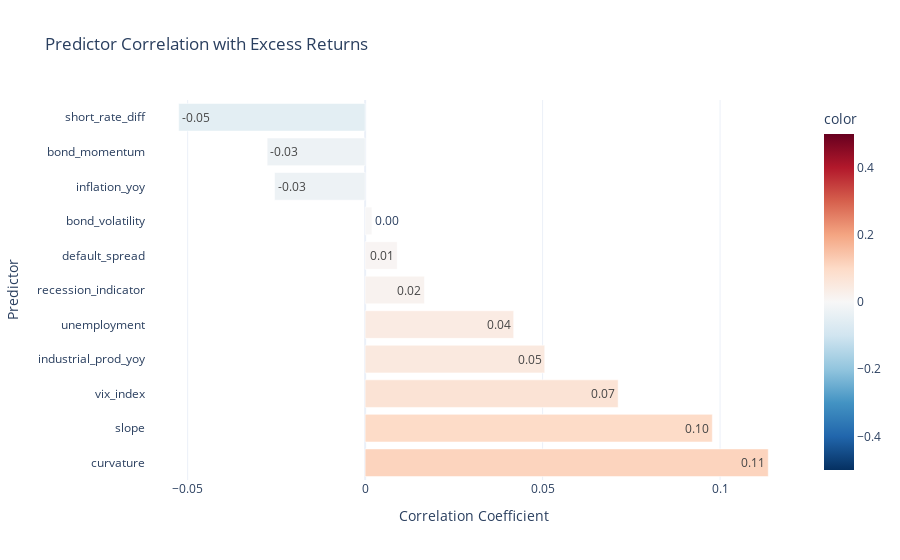

The cell this chart's notebook holds for it:
### Code cell
target_corr = corr_matrix['excess_return'].drop('excess_return').sort_values(ascending=False)

fig_bar = px.bar(
    target_corr, 
    orientation='h',
    text_auto=".2f",
    title="Predictor Correlation with Excess Returns",
    labels={'value': 'Correlation Coefficient', 'index': 'Predictor'},
    color=target_corr,
    color_continuous_scale='RdBu_r',
    range_color=[-0.5, 0.5], template='plotly_white'
)
fig_bar.show()

### Figure 1 — Plotly figure (JSON) as saved in the notebook; plotly's stock layout.template omitted (floating-point values rounded to 4 significant figures)
{"data": [{"alignmentgroup": "True", "hovertemplate": "Correlation Coefficient=%{x}<br>Predictor=%{y}<br>color=%{marker.color}<extra></extra>", "legendgroup": "", "marker": {"color": [0.1136, 0.09781, 0.07128, 0.0506, 0.04185, 0.0167, 0.009032, 0.001892, -0.02551, -0.0276, -0.05252], "coloraxis": "coloraxis", "pattern": {"shape": ""}}, "name": "", "offsetgroup": "", "orientation": "h", "showlegend": false, "textposition": "auto", "texttemplate": "%{x:.2f}", "type": "bar", "x": [0.1136, 0.09781, 0.07128, 0.0506, 0.04185, 0.0167, 0.009032, 0.001892, -0.02551, -0.0276, -0.05252], "xaxis": "x", "y": ["curvature", "slope", "vix_index", "industrial_prod_yoy", "unemployment", "recession_indicator", "default_spread", "bond_volatility", "inflation_yoy", "bond_momentum", "short_rate_diff"], "yaxis": "y"}], "layout": {"barmode": "relative", "coloraxis": {"cmax": 0.5, "cmin": -0.5, "colorbar": {"title": {"text": "color"}}, "colorscale": [[0, "rgb(5,48,97)"], [0.1, "rgb(33,102,172)"], [0.2, "rgb(67,147,195)"], [0.3, "rgb(146,197,222)"], [0.4, "rgb(209,229,240)"], [0.5, "rgb(247,247,247)"], [0.6, "rgb(253,219,199)"], [0.7, "rgb(244,165,130)"], [0.8, "rgb(214,96,77)"], [0.9, "rgb(178,24,43)"], [1, "rgb(103,0,31)"]]}, "legend": {"tracegroupgap": 0}, "title": {"text": "Predictor Correlation with Excess Returns"}, "xaxis": {"anchor": "y", "domain": [0, 1], "title": {"text": "Correlation Coefficient"}}, "yaxis": {"anchor": "x", "domain": [0, 1], "title": {"text": "Predictor"}}}}
